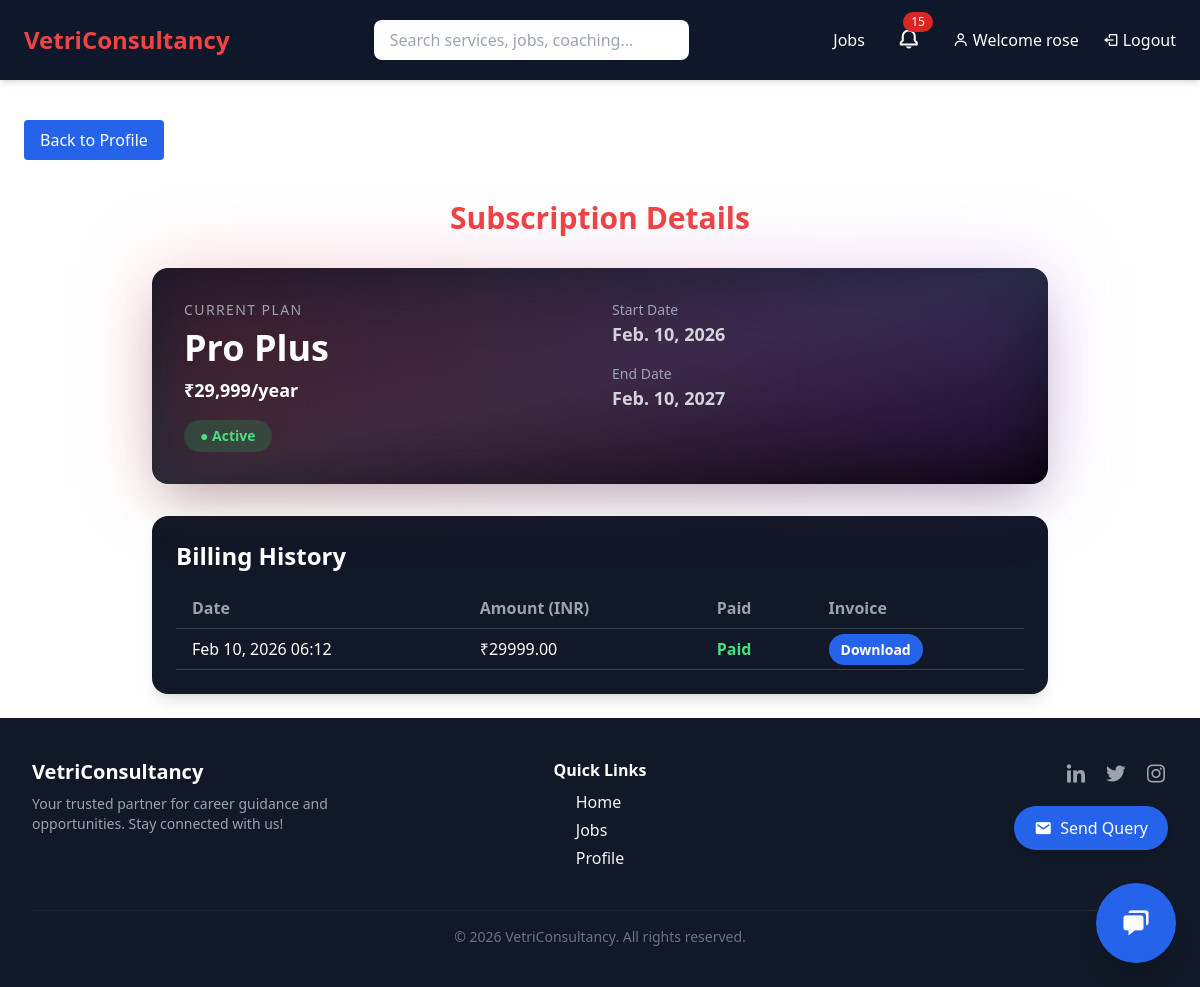
/subscription/ (signed in), run on the app's committed database.
### VCS/models.py (models this page shows, shortened)
class Subscription(models.Model):
    PLAN_CHOICES = (
        ("Pro", "Pro"),
        ("Pro Plus", "Pro Plus"),
    )
    BILLING_CYCLE_CHOICES = (
        ("monthly", "Monthly"),
        ("yearly", "Yearly"),
    )
    user = models.OneToOneField(User, on_delete=models.CASCADE)
    plan_name = models.CharField(max_length=50, choices=PLAN_CHOICES, default="Pro")
    billing_cycle = models.CharField(max_length=10, choices=BILLING_CYCLE_CHOICES, default="monthly")
    start_date = models.DateField(auto_now_add=True)
    end_date = models.DateField()
    active = models.BooleanField(default=True)
    @property
    def price_display(self):
        if self.plan_name == "Pro":
            if self.billing_cycle == "monthly":
                return "₹999/month"
            else:
                return "₹8,999/year"
        elif self.plan_name == "Pro Plus":
            return "₹29,999/year"
        return "N/A"

class Invoice(models.Model):
    user = models.ForeignKey(User, on_delete=models.CASCADE)
    subscription = models.ForeignKey(Subscription, on_delete=models.CASCADE)
    invoice_number = models.CharField(max_length=50, unique=True, editable=False)
    amount = models.DecimalField(max_digits=8, decimal_places=2)
    date = models.DateTimeField(auto_now_add=True)
    paid = models.BooleanField(default=False)
    file = models.FileField(upload_to="invoices/", null=True, blank=True)

### VCS/views.py (the view)
# urls.py: path('subscription/', subscription_dashboard, name='subscription'),
@login_required
def subscription_dashboard(request):
    default_plan = "Pro"
    subscription, created = Subscription.objects.get_or_create(
        user=request.user,
        defaults={
            "plan_name": default_plan,
            "billing_cycle": "yearly",
            "end_date": date.today() + timedelta(days=365),
            "active": True
        }
    )
    invoices = Invoice.objects.filter(user=request.user).order_by('-date')
    return render(request, "subscription.html", {
        "subscription": subscription,
        "invoices": invoices
    })

### VCS/context_processors.py (called while the page is built)
def notification_count(request):
    if request.user.is_authenticated:
        unread_count = Notification.objects.filter(
            user=request.user,
            is_read=False
        ).count()
        latest_notifications = Notification.objects.filter(
            user=request.user
        ).order_by('-created_at')[:5]
    else:
        unread_count = 0
        latest_notifications = []
    return {
        'notification_count': unread_count,
        'latest_notifications': latest_notifications,
    }

### VCS/templates/subscription.html
{% extends 'base.html' %}
{% block content %}
  <a href="{% url 'profile' %}" class="mt-4 inline-block bg-blue-600 text-white px-4 py-2 rounded">Back to Profile</a>
<div class="max-w-4xl mx-auto mt-10 space-y-8">
  <h1 class="text-center text-3xl font-bold mb-4 text-red-500">Subscription Details</h1>
  <div class="p-8 rounded-2xl bg-gradient-to-br from-gray-900 via-gray-800 to-black shadow-2xl text-white relative">
    <div class="absolute inset-0 bg-gradient-to-r from-red-600/20 to-purple-600/20 blur-2xl"></div>
    <div class="relative grid grid-cols-1 md:grid-cols-2 gap-6">
      <div>
        <p class="uppercase tracking-widest text-sm text-gray-400">Current Plan</p>
        <h3 class="text-4xl font-black mt-2">{{ subscription.plan_name }}</h3>
        <p class="mt-2 text-lg font-semibold">{{ subscription.price_display }}</p>
        <div class="mt-4">
          {% if subscription.active %}
            <span class="inline-flex items-center px-4 py-1.5 rounded-full bg-green-500/20 text-green-400 text-sm font-semibold">
              ● Active
            </span>
          {% else %}
            <span class="inline-flex items-center px-4 py-1.5 rounded-full bg-red-500/20 text-red-400 text-sm font-semibold">
              ● Expired
            </span>
          {% endif %}
        </div>
      </div>
      <div class="space-y-4 text-gray-300">
        <div>
          <p class="text-sm text-gray-400">Start Date</p>
          <p class="text-lg font-semibold">{{ subscription.start_date }}</p>
        </div>
        <div>
          <p class="text-sm text-gray-400">End Date</p>
          <p class="text-lg font-semibold">{{ subscription.end_date }}</p>
        </div>
      </div>
    </div>
  </div>
  {% if invoices %}
  <div class="bg-gray-900 text-white p-6 rounded-2xl shadow-lg">
    <h2 class="text-2xl font-bold mb-4">Billing History</h2>
    <div class="overflow-x-auto">
      <table class="w-full text-left border-collapse">
        <thead>
          <tr class="border-b border-gray-700">
            <th class="py-2 px-4 text-gray-400">Date</th>
            <th class="py-2 px-4 text-gray-400">Amount (INR)</th>
            <th class="py-2 px-4 text-gray-400">Paid</th>
            <th class="py-2 px-4 text-gray-400">Invoice</th>
          </tr>
        </thead>
        <tbody>
          {% for invoice in invoices %}
          <tr class="border-b border-gray-700">
            <td class="py-2 px-4">{{ invoice.date|date:"M d, Y H:i" }}</td>
            <td class="py-2 px-4">₹{{ invoice.amount }}</td>
            <td class="py-2 px-4">
              {% if invoice.paid %}
                <span class="text-green-400 font-semibold">Paid</span>
              {% else %}
                <span class="text-red-400 font-semibold">Pending</span>
              {% endif %}
            </td>
            <td class="py-2 px-4">
              {% if invoice.file %}
                <a href="{{ invoice.file.url }}" class="px-3 py-1.5 bg-blue-600 hover:bg-blue-700 rounded-full text-sm font-semibold" target="_blank" rel="noopener noreferrer">
                  Download
                </a>
              {% else %}
                <span class="text-gray-400">N/A</span>
              {% endif %}
            </td>
          </tr>
          {% endfor %}
        </tbody>
      </table>
    </div>
  </div>
  {% else %}
    <p class="text-gray-400 text-center mt-4">No billing history available.</p>
  {% endif %}
</div>
{% endblock %}

### VCS/templates/base.html (shortened to what this page needs)
<!DOCTYPE html>
<html lang="en" x-data="{ open: false, openQuery:false }">
<head>
    <script src="https://cdn.tailwindcss.com"></script>
    <link href="https://unpkg.com/boxicons@2.1.4/css/boxicons.min.css" rel="stylesheet">
    <link href="https://cdn.jsdelivr.net/npm/fullcalendar@6.1.11/index.global.min.css" rel="stylesheet">
</head>
<body class="flex flex-col min-h-screen">
    <header class="bg-slate-900 text-white px-6 py-4 flex flex-col md:flex-row md:items-center md:justify-between shadow-md">
    <div class="flex justify-between items-center w-full md:w-auto">
        <a href="/" class="text-2xl font-bold text-red-500 hover:text-red-600 transition-colors duration-200">
            VetriConsultancy
        </a>
    </div>
    <div :class="{'block': open, 'hidden': !open}" class="w-full mt-4 md:mt-0 md:flex md:items-center md:justify-between">
        <form action="/search/" method="get" class="w-full md:w-1/3 mx-auto mb-3 md:mb-0">
            <input type="text" name="q"
                   placeholder="Search services, jobs, coaching..."
                   class="w-full px-4 py-2 rounded-lg text-black focus:outline-none focus:ring-2 focus:ring-blue-500 transition shadow-sm">
        </form>
        <nav class="flex flex-col md:flex-row md:items-center space-y-2 md:space-y-0 md:space-x-6 text-sm md:text-base">
            <a href="/jobs/" class="hover:text-blue-400 transition duration-200">Jobs</a>
            {% if user.is_authenticated %}
            <div class="relative" id="notification-container">
                <button onclick="toggleNotifications()" class="relative text-2xl p-2 rounded hover:bg-slate-800 transition focus:outline-none">
                    <i class='bx bx-bell'></i>
                    {% if notification_count > 0 %}
                    <span class="absolute -top-1 -right-1 bg-red-600 text-white text-xs px-2 py-0.5 rounded-full">
                        {{ notification_count }}
                    </span>
                    {% endif %}
                </button>
            </div>
            {% if user.is_superuser or user.is_staff %}
            <a href="{% url 'admin_dashboard' %}" class="flex items-center gap-1 hover:text-yellow-400 transition duration-200">
                <i class='bx bx-tachometer'></i> Dashboard
            </a>
            {% else %}
            <a href="{% url 'profile' %}" class="flex items-center gap-1 hover:text-blue-400 transition duration-200">
                <i class='bx bx-user'></i> Welcome {{ user.username }}
            </a>
            {% endif %}
            <form method="post" action="{% url 'logout' %}" class="inline">
                <button type="submit" class="flex items-center gap-1 hover:text-red-400 transition duration-200">
                    <i class='bx bx-log-out'></i> Logout
                </button>
            </form>
            {% endif %}
        </nav>
    </div>
</header>
<main class="flex-grow px-4 md:px-6 py-6">
    {% block content %}{% endblock %}
</main>
<footer class="bg-gray-900 text-gray-100 py-10">
    <div class="max-w-7xl mx-auto px-4 sm:px-6 lg:px-8">
        <div class="grid grid-cols-1 sm:grid-cols-3 gap-8">
            <div class="flex flex-col items-center sm:items-start text-center sm:text-left">
                <h2 class="text-xl font-bold text-white mb-2">VetriConsultancy</h2>
                <p class="text-gray-400 text-sm">
                    Your trusted partner for career guidance and opportunities.
                    Stay connected with us!
                </p>
            </div>
            <div class="flex flex-col items-center">
                <h3 class="text-white font-semibold mb-2">Quick Links</h3>
                <ul class="space-y-1">
                    {% if user.is_superuser %}
                    <li><a href="/" class="hover:text-blue-500 transition-colors duration-200">Home</a></li>
                    <li><a href="/jobs" class="hover:text-blue-500 transition-colors duration-200">Jobs</a></li>
                    {% else %}
                    <li><a href="/" class="hover:text-blue-500 transition-colors duration-200">Home</a></li>
                    <li><a href="/jobs" class="hover:text-blue-500 transition-colors duration-200">Jobs</a></li>
                    <li><a href="/profile" class="hover:text-blue-500 transition-colors duration-200">Profile</a></li>
                    {% endif %}
                </ul>
            </div>
            <div class="flex flex-col items-center sm:items-end text-center sm:text-right space-y-4">
                <div class="flex space-x-4 justify-center sm:justify-end">
                    <a href="#" class="text-gray-400 hover:text-blue-600 transition-colors duration-200">
                        <i class='bx bxl-linkedin text-2xl'></i>
                    </a>
                    <a href="#" class="text-gray-400 hover:text-sky-400 transition-colors duration-200">
                        <i class='bx bxl-twitter text-2xl'></i>
                    </a>
                    <a href="#" class="text-gray-400 hover:text-pink-500 transition-colors duration-200">
                        <i class='bx bxl-instagram text-2xl'></i>
                    </a>
                </div>
                {% if user.is_authenticated and not user.is_superuser and not user.is_staff %}
                <button @click="openQuery=true"
                        class="bg-blue-600 hover:bg-blue-700 text-white px-5 py-2 rounded-full flex items-center gap-2 shadow-md hover:shadow-xl transition-all duration-300 transform hover:-translate-y-1 hover:scale-105">
                    <i class='bx bxs-envelope text-lg'></i>
                    <span class="font-medium">Send Query</span>
                </button>
                {% endif %}
            </div>
        </div>
        <div class="mt-10 border-t border-gray-800 pt-4 text-center text-gray-500 text-sm">
            © 2026 VetriConsultancy. All rights reserved.
        </div>
    </div>
</footer>
{% if user.is_authenticated and not user.is_superuser and not user.is_staff %}
<div x-data="{ openChat: false }" class="fixed bottom-6 right-6 z-50">
    <button @click="openChat = true"
        class="fixed bottom-6 right-6 w-16 h-16 sm:w-20 sm:h-20 bg-blue-600 hover:bg-blue-700 text-white rounded-full shadow-xl flex items-center justify-center transition-all duration-300 transform hover:scale-110 hover:rotate-12 animate-bounce">
    <i class='bx bxs-chat text-2xl sm:text-3xl'></i>
    </button>
</div>
{% endif %}
</body>
</html>

### data on the page
Subscription: plan_name "Pro Plus", price_display "₹29,999/year", start_date "Feb. 10, 2026", end_date "Feb. 10, 2027"
Invoice: date "Feb 10, 2026 06:12", amount "29999.00", paid "Paid"

### other printed values
{{ notification_count }} "15"
{{ user.username }} "rose"
